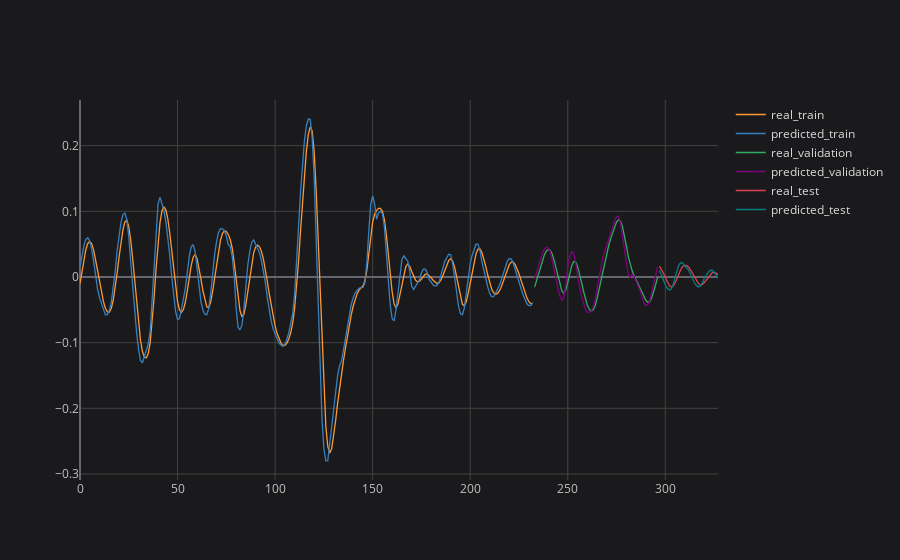

The notebook cell this image was saved under:
### Code cell
# plotting partial result
plot_ticker = 'VALE3'
plot_feature = 'Adj Close'
plot_imf = 'IMF3'

concatenated_results[plot_ticker][plot_feature][plot_imf].iplot(title=f'{plot_ticker} {plot_feature} {plot_imf}', asFigure=True, layout=space)

### Figure 1 — Plotly figure (JSON) as saved in the notebook; plotly's stock layout.template omitted (floating-point values rounded to 4 significant figures; data arrays with more than 128 entries replaced by an {"elided": "..."} marker saying what was removed)
{"data": [{"line": {"color": "rgba(255, 153, 51, 1.0)", "dash": "solid", "shape": "linear", "width": 1.3}, "mode": "lines", "name": "real_train", "text": "", "type": "scatter", "x": {"elided": "328 float values"}, "y": {"elided": "328 mixed values"}}, {"line": {"color": "rgba(55, 128, 191, 1.0)", "dash": "solid", "shape": "linear", "width": 1.3}, "mode": "lines", "name": "predicted_train", "text": "", "type": "scatter", "x": {"elided": "328 float values"}, "y": {"elided": "328 mixed values"}}, {"line": {"color": "rgba(50, 171, 96, 1.0)", "dash": "solid", "shape": "linear", "width": 1.3}, "mode": "lines", "name": "real_validation", "text": "", "type": "scatter", "x": {"elided": "328 float values"}, "y": {"elided": "328 mixed values"}}, {"line": {"color": "rgba(128, 0, 128, 1.0)", "dash": "solid", "shape": "linear", "width": 1.3}, "mode": "lines", "name": "predicted_validation", "text": "", "type": "scatter", "x": {"elided": "328 float values"}, "y": {"elided": "328 mixed values"}}, {"line": {"color": "rgba(219, 64, 82, 1.0)", "dash": "solid", "shape": "linear", "width": 1.3}, "mode": "lines", "name": "real_test", "text": "", "type": "scatter", "x": {"elided": "328 float values"}, "y": {"elided": "328 mixed values"}}, {"line": {"color": "rgba(0, 128, 128, 1.0)", "dash": "solid", "shape": "linear", "width": 1.3}, "mode": "lines", "name": "predicted_test", "text": "", "type": "scatter", "x": {"elided": "328 float values"}, "y": {"elided": "328 mixed values"}}], "layout": {"legend": {"bgcolor": "#1A1A1C", "font": {"color": "#D9D9D9", "size": 12}}, "paper_bgcolor": "#1A1A1C", "plot_bgcolor": "#1A1A1C", "title": {"font": {"color": "#D9D9D9"}, "x": 0.5}, "xaxis": {"gridcolor": "#434343", "showgrid": true, "tickfont": {"color": "#C2C2C2", "size": 12}, "title": {"font": {"color": "#D9D9D9"}}, "zerolinecolor": "#666570"}, "yaxis": {"gridcolor": "#434343", "showgrid": true, "tickfont": {"color": "#C2C2C2", "size": 12}, "title": {"font": {"color": "#D9D9D9"}}, "zerolinecolor": "#666570"}}}
